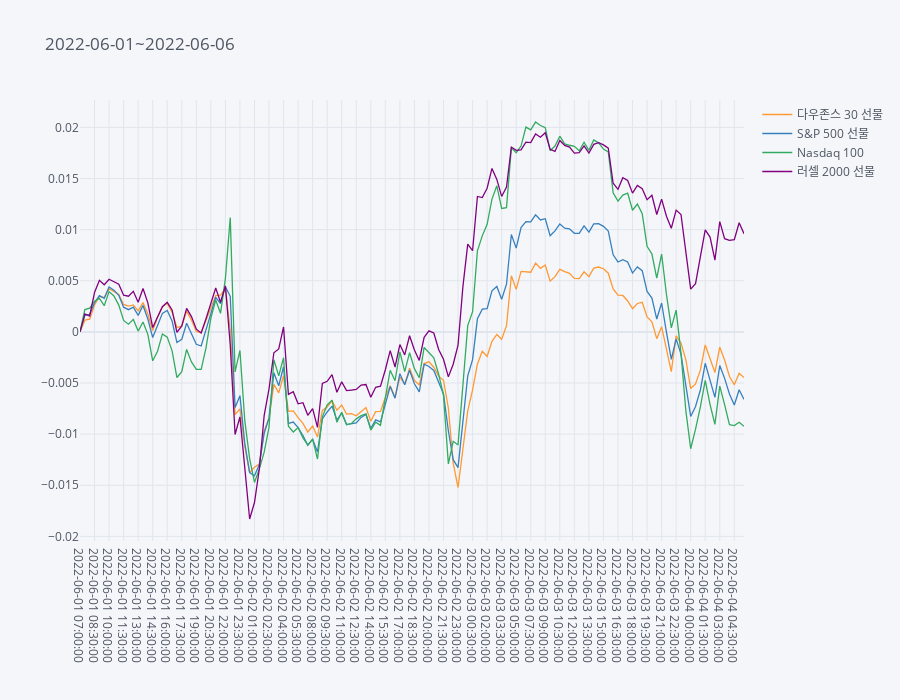

The code cell stored with this chart in its notebook:
### Code cell
index_symbols_plot(['US30', 'US500', 'NQc1', 'RTYc1'], '2022-06-01','2022-06-06', '30')

### Figure 1 — Plotly figure (JSON) as saved in the notebook; plotly's stock layout.template omitted (floating-point values rounded to 4 significant figures; data arrays with more than 128 entries replaced by an {"elided": "..."} marker saying what was removed)
{"data": [{"line": {"color": "rgba(255, 153, 51, 1.0)", "dash": "solid", "shape": "linear", "width": 1.3}, "mode": "lines", "name": "다우존스 30 선물", "text": "", "type": "scatter", "x": {"elided": "138 str values"}, "y": {"elided": "138 float values"}}, {"line": {"color": "rgba(55, 128, 191, 1.0)", "dash": "solid", "shape": "linear", "width": 1.3}, "mode": "lines", "name": "S&P 500 선물", "text": "", "type": "scatter", "x": {"elided": "138 str values"}, "y": {"elided": "138 float values"}}, {"line": {"color": "rgba(50, 171, 96, 1.0)", "dash": "solid", "shape": "linear", "width": 1.3}, "mode": "lines", "name": "Nasdaq 100", "text": "", "type": "scatter", "x": {"elided": "138 str values"}, "y": {"elided": "138 float values"}}, {"line": {"color": "rgba(128, 0, 128, 1.0)", "dash": "solid", "shape": "linear", "width": 1.3}, "mode": "lines", "name": "러셀 2000 선물", "text": "", "type": "scatter", "x": {"elided": "138 str values"}, "y": {"elided": "138 float values"}}], "layout": {"height": 700, "legend": {"bgcolor": "#F5F6F9", "font": {"color": "#4D5663"}}, "paper_bgcolor": "#F5F6F9", "plot_bgcolor": "#F5F6F9", "title": {"font": {"color": "#4D5663"}, "text": "2022-06-01~2022-06-06"}, "xaxis": {"gridcolor": "#E1E5ED", "showgrid": true, "tickfont": {"color": "#4D5663"}, "title": {"font": {"color": "#4D5663"}, "text": ""}, "type": "category", "zerolinecolor": "#E1E5ED"}, "yaxis": {"gridcolor": "#E1E5ED", "showgrid": true, "tickfont": {"color": "#4D5663"}, "title": {"font": {"color": "#4D5663"}, "text": ""}, "zerolinecolor": "#E1E5ED"}}}
